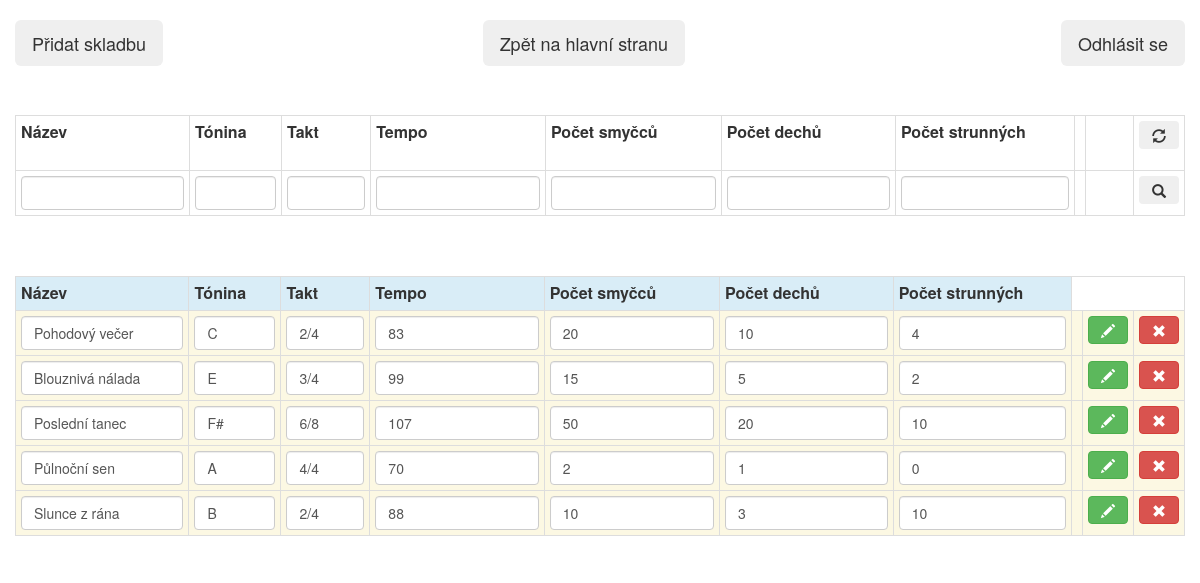
/comps.php (signed in), run on the app's committed database.
### tables this page shows
CREATE TABLE IF NOT EXISTS `compositions` (
  `ID` int(11) NOT NULL AUTO_INCREMENT,
  `Name` varchar(50) NOT NULL,
  `Comp_Key` varchar(5) NOT NULL,
  `Takt` varchar(3) NOT NULL,
  `Tempo` int(11) NOT NULL,
  `Sm` int(11) NOT NULL COMMENT 'smycce',
  `D` int(11) NOT NULL COMMENT 'dechy',
  `Str` int(11) NOT NULL COMMENT 'strunne',
  PRIMARY KEY (`ID`)
);

### comps.php (the view, shortened to what this page needs)
<html>
<head>
<link href="css/bootstrap.min.css" rel="stylesheet">
</head>
<body>
<div class="container-fluid">
<div class="row">
	</div>
	<div class="form-group row">
		<div class="col-lg-2">
		    <form action="add_comp.php">
			<button class="btn btn-lg" type="submit">Přidat skladbu</button>
			</form>
		</div>
		<div class="col-lg-2 col-lg-offset-3">
		    <form action="index.php">
			<span class="pull-right">
			<button class="btn btn-lg" type="submit">Zpět na hlavní stranu</button>
			</span>
			</form>
		</div>
		<div class="col-lg-2 col-lg-offset-3">
			<form action="power.php?logout=1" method="post">
				<span class="pull-right">
				<button class="btn btn btn-lg" type="submit">Odhlásit se</button>
				</span>
			</form>
		</div>
	</div>
	<div class="row">
	</div>
<table class="table table-bordered table-condensed">
		<tr>
		<th class="col-lg-2">Název</th>
		<th class="col-lg-1">Tónina</th>
		<th class="col-lg-1">Takt</th>
		<th class="col-lg-2">Tempo</th>
		<th class="col-lg-2">Počet smyčců</th>
		<th class="col-lg-2">Počet dechů</th>
		<th class="col-lg-2">Počet strunných</th>
		<th class="col-lg-1"></th>
		<th class="col-lg-1"><font color="white">******</font></th>
		<th><form method="post" action="comps.php"><button class="btn btn-md" type="submit" name="clear"><span class="glyphicon glyphicon-refresh" aria-hidden="true"></span></button></form></th>
		</tr>
<form method="post" action="comps.php">
	<tr>
	<td class="col-lg-2"><input class="form-control" type="text" name="Fname" value='<?php if(isset($_POST['filter']) and !isset($_POST['clear']) and !empty($_POST['Fname'])){ echo $_POST['Fname'];}?>'> </td>
	<td class="col-lg-1"><input class="form-control" type="text" name="Fkey" value='<?php if(isset($_POST['filter']) and !isset($_POST['clear']) and !empty($_POST['Fkey'])){ echo $_POST['Fkey'];}?>'> </td>
	<td class="col-lg-1"><input class="form-control" type="text" name="Ftakt" value='<?php if(isset($_POST['filter']) and !isset($_POST['clear']) and !empty($_POST['Ftakt'])){ echo $_POST['Ftakt'];}?>'> </td>
	<td class="col-lg-2"><input class="form-control" type="text" name="Ftempo" value='<?php if(isset($_POST['filter']) and !isset($_POST['clear']) and !empty($_POST['Ftempo'])){ echo $_POST['Ftempo'];}?>'> </td>
	<td class="col-lg-2"><input class="form-control" type="text" name="Fsm" value='<?php if(isset($_POST['filter']) and !isset($_POST['clear']) and !empty($_POST['Fsm'])){ echo $_POST['Fsm'];}?>'> </td>
	<td class="col-lg-2"><input class="form-control" type="text" name="Fd" value='<?php if(isset($_POST['filter']) and !isset($_POST['clear']) and !empty($_POST['Fd'])){ echo $_POST['Fd'];}?>'> </td>
	<td class="col-lg-2"><input class="form-control" type="text" name="Fstr" value='<?php if(isset($_POST['filter']) and !isset($_POST['clear']) and !empty($_POST['Fstr'])){ echo $_POST['Fstr'];}?>'> </td>
	<td class="col-lg-1"></td>
	<td class="col-lg-1"></td>
	<td><button class="btn btn-md" type="submit" name="filter"><span class="glyphicon glyphicon-search" aria-hidden="true"></span></button></td>
</form>
</table>
	<br><br>
<?php
$SQL = "select * from compositions";
$retval = mysql_query($SQL, $_SESSION['db']);
echo "<table class=\"table table-bordered table-hover table-condensed\">
		<tr class=\"info\">
		<th>Název</th>
		<th>Tónina</th>
		<th>Takt</th>
		<th>Tempo</th>
		<th>Počet smyčců</th>
		<th>Počet dechů</th>
		<th>Počet strunných</th>
		</tr>";
while($row = mysql_fetch_array($retval)){
	echo "<form method=post action=comps.php>";
	echo "<tr class=\"warning\">";
	echo "<td class=\"col-lg-2\">" . "<input class=\"form-control\" type=text name=name value='" . $row['Name'] . "' </td>";
	echo "<td class=\"col-lg-1\">" . "<input class=\"form-control\" type=text name=key value='" . $row['Comp_Key'] . "' </td>";
	echo "<td class=\"col-lg-1\">" . "<input class=\"form-control\" type=text name=takt value='" . $row['Takt'] . "' </td>";
	echo "<td class=\"col-lg-2\">" . "<input class=\"form-control\" type=text name=tempo value='" . $row['Tempo'] . "' </td>";
	echo "<td class=\"col-lg-2\">" . "<input class=\"form-control\" type=text name=sm value='" . $row['Sm'] . "' </td>";
	echo "<td class=\"col-lg-2\">" . "<input class=\"form-control\" type=text name=d value='" . $row['D'] . "' </td>";
	echo "<td class=\"col-lg-2\">" . "<input class=\"form-control\" type=text name=str value='" . $row['Str'] . "' </td>";
	echo "<td>" . "<input type=hidden name=hidden value=" . $row['ID'] . " </td>";
	echo "<td class=\"col-lg-1\">" . "<button class=\"btn btn-md btn-success\" type=\"submit\" name=\"updatebtn\"><span class=\"glyphicon glyphicon-pencil\" aria-hidden=\"true\"></span></button>" . " </td>";
	echo "<td class=\"col-lg-1\">" . "<button class=\"btn btn-md btn-danger\" type=\"submit\" name=\"deletebtn\"><span class=\"glyphicon glyphicon-remove\" aria-hidden=\"true\"></span></button>" . " </td>";
	echo "</tr>";
	echo "</form>";
}
echo "</table>";
?>
</div>
</body>
</html>

### data on the page
compositions: name "Pohodový večer", key "C", takt "2/4", tempo "83", sm "20", d "10", str "4"
compositions: name "Blouznivá nálada", key "E", takt "3/4", tempo "99", sm "15", d "5", str "2"
compositions: name "Poslední tanec", key "F#", takt "6/8", tempo "107", sm "50", d "20", str "10"
compositions: name "Půlnoční sen", key "A", takt "4/4", tempo "70", sm "2", d "1", str "0"
compositions: name "Slunce z rána", key "B", takt "2/4", tempo "88", sm "10", d "3", str "10"
